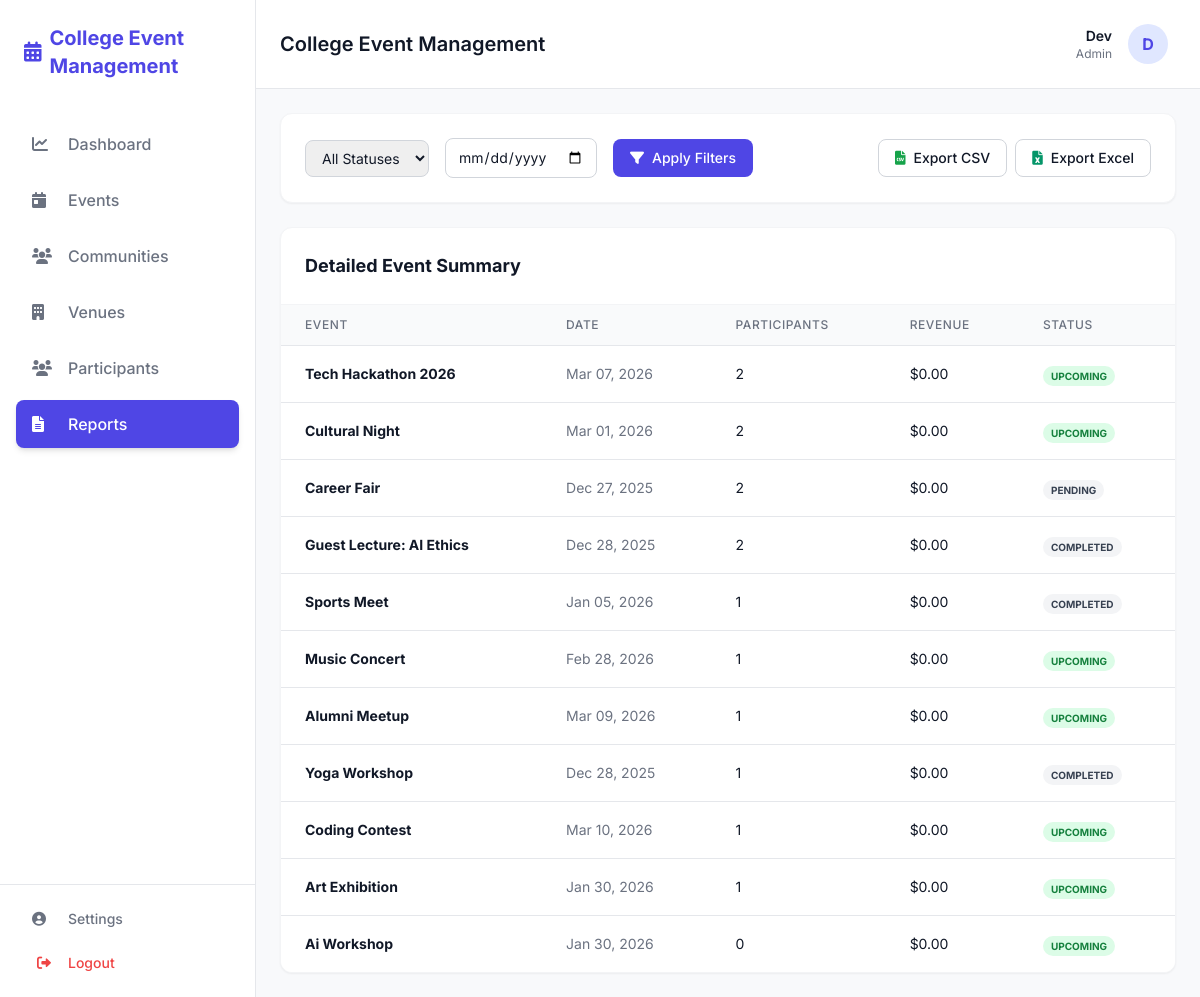
/reports/ (signed in), run on the app's committed database.
### apps/accounts/models.py (models this page shows, shortened)
class User(AbstractUser):
    class Role(models.TextChoices):
        ADMIN = "ADMIN", "Admin"
        ORGANIZER = "ORGANIZER", "Organizer"
        STUDENT = "STUDENT", "Student"
    role = models.CharField(max_length=50, choices=Role.choices, default=Role.STUDENT)
    department = models.CharField(max_length=100, blank=True, null=True)
    year = models.IntegerField(blank=True, null=True)

### apps/events/models.py (models this page shows, shortened)
class Event(models.Model):
    class Status(models.TextChoices):
        PENDING = "PENDING", "Pending"
        UPCOMING = "UPCOMING", "Upcoming"
        COMPLETED = "COMPLETED", "Completed"
        REJECTED = "REJECTED", "Rejected"
        DRAFT = "DRAFT", "Draft"
    title = models.CharField(max_length=200)
    description = models.TextField()
    start_time = models.DateTimeField()
    end_time = models.DateTimeField()
    organizer = models.ForeignKey(settings.AUTH_USER_MODEL, on_delete=models.CASCADE, related_name='organized_events', null=True)
    status = models.CharField(max_length=20, choices=Status.choices, default=Status.PENDING)
    venue = models.ForeignKey('resources.Resource', on_delete=models.SET_NULL, null=True, related_name='events')
    date = models.DateField(null=True)
    time = models.TimeField(null=True)
    budget = models.DecimalField(max_digits=10, decimal_places=2, default=0.00)
    collaborating_clubs = models.ManyToManyField('communities.Club', related_name='collaborations', blank=True)
    is_published = models.BooleanField(default=False)
    created_at = models.DateTimeField(auto_now_add=True)
    updated_at = models.DateTimeField(auto_now=True)

### apps/core/views.py (the view, shortened to what this page needs)
# urls.py: path('reports/', views.reports, name='reports'),
@login_required
def reports(request):
    events = Event.objects.all()
    status = request.GET.get('status')
    if status and status != 'all':
        events = events.filter(status=status.upper())
    date = request.GET.get('date')
    return render(request, 'core/reports.html', {'events': events})

### apps/core/templates/core/reports.html (shortened to what this page needs)
{% extends 'base.html' %}
{% block content %}
<div class="space-y-6">
    <div
        class="bg-white p-6 rounded-xl border border-gray-100 shadow-sm flex flex-col md:flex-row md:items-center justify-between gap-4">
        <form method="GET" action="" class="flex items-center gap-4 flex-1">
            <select name="status"
                class="px-3 py-2 border border-gray-300 rounded-lg text-sm text-textDark focus:ring-primary focus:border-primary">
                <option value="all">All Statuses</option>
            </select>
            <input type="date" name="date" value="{{ request.GET.date|default:'' }}"
                class="px-3 py-2 border border-gray-300 rounded-lg text-sm text-textDark focus:ring-primary focus:border-primary">
            <button type="submit"
                class="inline-flex items-center px-4 py-2 border border-transparent text-sm font-medium rounded-lg text-white bg-primary hover:bg-indigo-700 transition-colors">
                <i class="fas fa-filter mr-2"></i> Apply Filters
            </button>
        </form>
        <div class="flex items-center gap-2">
            <a href="{% url 'export_reports_csv' %}"
                class="inline-flex items-center px-4 py-2 border border-gray-300 text-sm font-medium rounded-lg text-textDark bg-white hover:bg-gray-50 transition-colors">
                <i class="fas fa-file-csv mr-2 text-green-600"></i> Export CSV
            </a>
            <a href="{% url 'export_reports_excel' %}"
                class="inline-flex items-center px-4 py-2 border border-gray-300 text-sm font-medium rounded-lg text-textDark bg-white hover:bg-gray-50 transition-colors">
                <i class="fas fa-file-excel mr-2 text-emerald-600"></i> Export Excel
            </a>
        </div>
    </div>
    <div class="bg-white rounded-xl border border-gray-100 shadow-sm overflow-hidden">
        <div class="p-6 border-b border-gray-100">
            <h3 class="text-lg font-bold text-textDark">Detailed Event Summary</h3>
        </div>
        <table class="min-w-full divide-y divide-gray-200">
            <thead class="bg-gray-50">
                <tr>
                    <th scope="col"
                        class="px-6 py-3 text-left text-xs font-medium text-textLight uppercase tracking-wider">Event
                    </th>
                    <th scope="col"
                        class="px-6 py-3 text-left text-xs font-medium text-textLight uppercase tracking-wider">Date
                    </th>
                    <th scope="col"
                        class="px-6 py-3 text-left text-xs font-medium text-textLight uppercase tracking-wider">
                        Participants</th>
                    <th scope="col"
                        class="px-6 py-3 text-left text-xs font-medium text-textLight uppercase tracking-wider">Revenue
                    </th>
                    <th scope="col"
                        class="px-6 py-3 text-left text-xs font-medium text-textLight uppercase tracking-wider">Status
                    </th>
                </tr>
            </thead>
            <tbody class="bg-white divide-y divide-gray-200">
                {% for event in events %}
                <tr>
                    <td class="px-6 py-4 whitespace-nowrap text-sm font-bold text-textDark">
                        {{ event.title }}
                    </td>
                    <td class="px-6 py-4 whitespace-nowrap text-sm text-textLight">
                        {{ event.start_time|date:"M d, Y" }}
                    </td>
                    <td class="px-6 py-4 whitespace-nowrap text-sm text-textDark">
                        {{ event.participants.count }}
                    </td>
                    <td class="px-6 py-4 whitespace-nowrap text-sm text-textDark">
                        $0.00
                    </td>
                    <td class="px-6 py-4 whitespace-nowrap">
                        <span
                            class="px-2 py-1 text-[10px] font-bold rounded-full {% if event.status == 'UPCOMING' %}bg-green-100 text-green-700{% else %}bg-gray-100 text-gray-700{% endif %}">
                            {{ event.status }}
                        </span>
                    </td>
                </tr>
                {% empty %}
                <tr>
                    <td colspan="5" class="px-6 py-10 text-center text-textLight text-sm">
                        No report data available.
                    </td>
                </tr>
                {% endfor %}
            </tbody>
        </table>
    </div>
</div>
{% endblock %}

### apps/core/templates/base.html (shortened to what this page needs)
<!DOCTYPE html>
<html lang="en">
<head>
    <script src="https://cdn.tailwindcss.com"></script>
    <link rel="stylesheet" href="https://cdnjs.cloudflare.com/ajax/libs/font-awesome/6.0.0/css/all.min.css">
</head>
<body class="bg-background text-textDark overflow-x-hidden">
    <div class="flex h-screen overflow-hidden">
        {% if not is_auth_page %}
        {% include 'components/sidebar.html' %}
        {% endif %}
        <div class="flex-1 flex flex-col overflow-y-auto">
            {% if not is_auth_page %}
            {% include 'components/navbar.html' %}
            {% endif %}
            <main class="flex-1 p-6">
                {% block content %}{% endblock %}
            </main>
        </div>
    </div>
</body>
</html>

### apps/core/templates/components/sidebar.html (shortened to what this page needs)
<div class="w-64 bg-white border-r border-gray-200 flex flex-col">
    <div class="p-6">
        <h1 class="text-xl font-bold text-primary flex items-center">
            <i class="fas fa-calendar-alt mr-2"></i>College Event Management
        </h1>
    </div>
    <nav class="flex-1 px-4 space-y-2 py-4">
        <a href="{% url 'dashboard' %}"
            class="flex items-center px-4 py-3 rounded-lg glass-sidebar-item {% if request.resolver_match.url_name == 'dashboard' %}bg-primary text-white shadow-md{% else %}text-textLight transition-all{% endif %}">
            <i class="fas fa-chart-line w-6"></i>
            <span class="ml-3 font-medium">Dashboard</span>
        </a>
        <a href="{% url 'event_list' %}"
            class="flex items-center px-4 py-3 rounded-lg glass-sidebar-item {% if 'event' in request.path %}bg-primary text-white shadow-md{% else %}text-textLight transition-all{% endif %}">
            <i class="fas fa-calendar-day w-6"></i>
            <span class="ml-3 font-medium">Events</span>
        </a>
        <a href="{% url 'club_list' %}"
            class="flex items-center px-4 py-3 rounded-lg glass-sidebar-item {% if 'communities' in request.path %}bg-primary text-white shadow-md{% else %}text-textLight transition-all{% endif %}">
            <i class="fas fa-users w-6"></i>
            <span class="ml-3 font-medium">Communities</span>
        </a>
        {% if user.role == 'ADMIN' or user.role == 'ORGANIZER' %}
        <a href="{% url 'resource_list' %}"
            class="flex items-center px-4 py-3 rounded-lg glass-sidebar-item {% if 'resource' in request.path %}bg-primary text-white shadow-md{% else %}text-textLight transition-all{% endif %}">
            <i class="fas fa-building w-6"></i>
            <span class="ml-3 font-medium">Venues</span>
        </a>
        {% endif %}
        <a href="{% url 'participant_list' %}"
            class="flex items-center px-4 py-3 rounded-lg glass-sidebar-item {% if 'participant' in request.path %}bg-primary text-white shadow-md{% else %}text-textLight transition-all{% endif %}">
            <i class="fas fa-users w-6"></i>
            <span class="ml-3 font-medium">Participants</span>
        </a>
        <a href="{% url 'reports' %}"
            class="flex items-center px-4 py-3 rounded-lg glass-sidebar-item {% if request.resolver_match.url_name == 'reports' %}bg-primary text-white shadow-md{% else %}text-textLight transition-all{% endif %}">
            <i class="fas fa-file-alt w-6"></i>
            <span class="ml-3 font-medium">Reports</span>
        </a>
    </nav>
    <div class="p-4 border-t border-gray-200">
        <a href="{% url 'profile' %}"
            class="flex items-center px-4 py-2 text-sm font-medium text-textLight hover:text-primary">
            <i class="fas fa-user-circle w-6"></i>
            <span class="ml-3">Settings</span>
        </a>
        <form action="{% url 'logout' %}" method="post">
            <button type="submit"
                class="w-full flex items-center px-4 py-2 mt-2 text-sm font-medium text-red-500 hover:bg-red-50 rounded-lg">
                <i class="fas fa-sign-out-alt w-6"></i>
                <span class="ml-3">Logout</span>
            </button>
        </form>
    </div>
</div>

### apps/core/templates/components/navbar.html
<header class="bg-white border-b border-gray-200 sticky top-0 z-50 px-6 py-4 flex items-center justify-between">
    <div class="flex items-center space-x-4">
        <h2 class="text-xl font-semibold text-textDark">College Event Management</h2>
    </div>
    <a href="{% url 'profile' %}"
        class="flex items-center space-x-4 hover:bg-gray-50 p-2 rounded-lg transition-colors cursor-pointer">
        <div class="text-right hidden md:block">
            <p class="text-sm font-semibold text-textDark">{{ user.username }}</p>
            <p class="text-xs text-textLight capitalize">{{ user.role|lower }}</p>
        </div>
        <div class="h-10 w-10 rounded-full bg-indigo-100 flex items-center justify-center text-primary font-bold">
            {{ user.username|first|upper }}
        </div>
    </a>
</header>

### apps/core/templates/base.html (style rules this page uses)
body { font-family: 'Inter', sans-serif; background-color: #F8F9FB; color: #111827; }

### data on the page
User: username "Dev", role "Admin", username|first "D"
Event: title "Tech Hackathon 2026", start_time "Mar 07, 2026", participants.count "2", status "UPCOMING"
Event: title "Cultural Night", start_time "Mar 01, 2026", participants.count "2", status "UPCOMING"
Event: title "Career Fair", start_time "Dec 27, 2025", participants.count "2", status "PENDING"
Event: title "Guest Lecture: AI Ethics", start_time "Dec 28, 2025", participants.count "2", status "COMPLETED"
Event: title "Sports Meet", start_time "Jan 05, 2026", participants.count "1", status "COMPLETED"
Event: title "Music Concert", start_time "Feb 28, 2026", participants.count "1", status "UPCOMING"
Event: title "Alumni Meetup", start_time "Mar 09, 2026", participants.count "1", status "UPCOMING"
Event: title "Yoga Workshop", start_time "Dec 28, 2025", participants.count "1", status "COMPLETED"
Event: title "Coding Contest", start_time "Mar 10, 2026", participants.count "1", status "UPCOMING"
Event: title "Art Exhibition", start_time "Jan 30, 2026", participants.count "1", status "UPCOMING"
Event: title "Ai Workshop", start_time "Jan 30, 2026", participants.count "0", status "UPCOMING"
